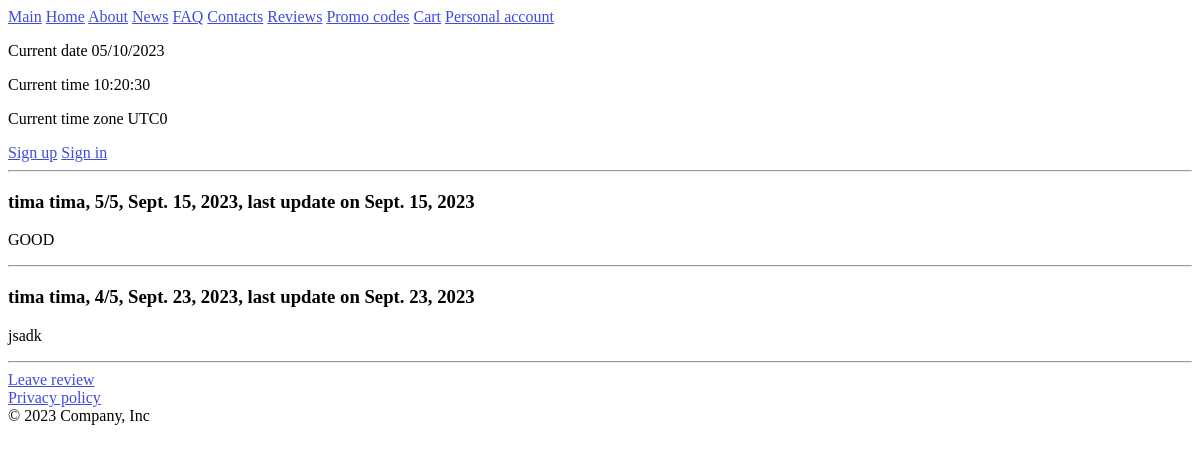
Page /info/review/list on the committed database.
### info/models.py (models this page shows)
class Review(models.Model):
    customer = models.ForeignKey(MyUser, on_delete=models.CASCADE)
    content = models.TextField()
    rating = models.IntegerField(
        validators=[MinValueValidator(1), MaxValueValidator(5)])
    created_date = models.DateField(auto_now_add=True)
    updated_date = models.DateField(auto_now=True)

### login/models.py (models this page shows, shortened)
class MyUser(AbstractUser):
    first_name = models.CharField(max_length=200)
    last_name = models.CharField(max_length=200)
    date_of_birth = models.DateField()
    email = models.EmailField()
    phone_number = models.CharField(max_length=50)
    USERNAME_FIELD = 'username'
    description = models.CharField(max_length=150, default='customer')
    image = models.ImageField(upload_to='user_images/', default='user_images/default.jpg')
    REQUIRED_FIELDS = ['first_name', 'last_name',
                       'email', 'date_of_birth', 'phone_number', 'image']
    objects = MyUserManager()

### info/views.py (the view)
# urls.py: path('review/list', views.review_list_view, name='review_list_view'),
def review_list_view(request):
    reviews = Review.objects.all()
    return render(request, "review/list.html", {'reviews': reviews})

### info/templates/review/list.html (shortened to what this page needs)
{% extends "base.html" %}
{% block content %}
<hr>
{% if reviews|length > 0 %}
{% for review in reviews %}
<section>
    <h3>{{ review.customer.first_name }} {{ review.customer.last_name }}, {{ review.rating }}/5, <time datetime={{ review.created_date }}>{{ review.created_date }}</time>, last update on <time datetime={{ review.updated_date }}>{{ review.updated_date }}</time></h3>
    <p>{{ review.content }}</p>
</section>
<hr>
{% endfor %}
{% endif %}
{% if user.is_authenticated %}
<a href="/personal_account/">Leave review</a>
{% else %}
<a href="/login/">Leave review</a>
{% endif %}
{% endblock %}

### static/css/base.css (style rules this page uses)
a:link { color:rgb(63, 76, 219); }

### rows in the picture
Review: customer.first_name "tima", customer.last_name "tima", rating "5", created_date "Sept. 15, 2023", updated_date "Sept. 15, 2023", content "GOOD"
Review: customer.first_name "tima", customer.last_name "tima", rating "4", created_date "Sept. 23, 2023", updated_date "Sept. 23, 2023", content "jsadk"
